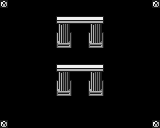

A level layout from a 2D game, rendered from its tile map. Below: a short description, then the map file with its tile-grid data intact:
An orthogonal 20x16 tile map with 8x8 px tiles, 3 tile layers (Background, Collision, Overlap).

<map version="1.0" orientation="orthogonal" renderorder="right-down" width="20" height="16" tilewidth="8" tileheight="8" nextobjectid="1">
 <tileset firstgid="1" name="char_sheet" tilewidth="8" tileheight="8" tilecount="1024" columns="32">
  <image source="../../char_sheet.png" width="256" height="256" />
 </tileset>
 <layer name="Background" width="20" height="16">
  <data encoding="csv">
63,0,0,0,0,0,0,0,0,0,0,0,0,0,0,0,0,0,0,63,
0,0,0,0,0,0,0,0,0,0,0,0,0,0,0,0,0,0,0,0,
0,0,0,0,0,0,0,0,0,0,0,0,0,0,0,0,0,0,0,0,
0,0,0,0,0,0,0,0,0,0,0,0,0,0,0,0,0,0,0,0,
0,0,0,0,0,0,0,0,0,0,0,0,0,0,0,0,0,0,0,0,
0,0,0,0,0,0,0,0,0,0,0,0,0,0,0,0,0,0,0,0,
0,0,0,0,0,0,0,0,0,0,0,0,0,0,0,0,0,0,0,0,
0,0,0,0,0,0,0,0,0,0,0,0,0,0,0,0,0,0,0,0,
0,0,0,0,0,0,0,0,0,0,0,0,0,0,0,0,0,0,0,0,
0,0,0,0,0,0,0,0,0,0,0,0,0,0,0,0,0,0,0,0,
0,0,0,0,0,0,0,0,0,0,0,0,0,0,0,0,0,0,0,0,
0,0,0,0,0,0,0,0,0,0,0,0,0,0,0,0,0,0,0,0,
0,0,0,0,0,0,0,0,0,0,0,0,0,0,0,0,0,0,0,0,
0,0,0,0,0,0,0,0,0,0,0,0,0,0,0,0,0,0,0,0,
0,0,0,0,0,0,0,0,0,0,0,0,0,0,0,0,0,0,0,0,
63,0,0,0,0,0,0,0,0,0,0,0,0,0,0,0,0,0,0,63
</data>
 </layer>
 <layer name="Collision" width="20" height="16">
  <data encoding="csv">
0,0,0,0,0,0,0,0,0,0,0,0,0,0,0,0,0,0,0,0,
0,0,0,0,0,0,0,0,0,0,0,0,0,0,0,0,0,0,0,0,
0,0,0,0,0,0,0,0,0,0,0,0,0,0,0,0,0,0,0,0,
0,0,0,0,0,0,0,0,0,0,0,0,0,0,0,0,0,0,0,0,
0,0,0,0,0,0,0,528,529,0,0,528,529,0,0,0,0,0,0,0,
0,0,0,0,0,0,0,560,561,0,0,560,561,0,0,0,0,0,0,0,
0,0,0,0,0,0,0,0,0,0,0,0,0,0,0,0,0,0,0,0,
0,0,0,0,0,0,0,0,0,0,0,0,0,0,0,0,0,0,0,0,
0,0,0,0,0,0,0,0,0,0,0,0,0,0,0,0,0,0,0,0,
0,0,0,0,0,0,0,0,0,0,0,0,0,0,0,0,0,0,0,0,
0,0,0,0,0,0,0,528,529,0,0,528,529,0,0,0,0,0,0,0,
0,0,0,0,0,0,0,560,561,0,0,560,561,0,0,0,0,0,0,0,
0,0,0,0,0,0,0,0,0,0,0,0,0,0,0,0,0,0,0,0,
0,0,0,0,0,0,0,0,0,0,0,0,0,0,0,0,0,0,0,0,
0,0,0,0,0,0,0,0,0,0,0,0,0,0,0,0,0,0,0,0,
0,0,0,0,0,0,0,0,0,0,0,0,0,0,0,0,0,0,0,0
</data>
 </layer>
 <layer name="Overlap" width="20" height="16">
  <data encoding="csv">
0,0,0,0,0,0,0,0,0,0,0,0,0,0,0,0,0,0,0,0,
0,0,0,0,0,0,0,0,0,0,0,0,0,0,0,0,0,0,0,0,
0,0,0,0,0,0,0,432,498,498,498,498,433,0,0,0,0,0,0,0,
0,0,0,0,0,0,0,496,497,0,0,496,497,0,0,0,0,0,0,0,
0,0,0,0,0,0,0,0,0,0,0,0,0,0,0,0,0,0,0,0,
0,0,0,0,0,0,0,0,0,0,0,0,0,0,0,0,0,0,0,0,
0,0,0,0,0,0,0,0,0,0,0,0,0,0,0,0,0,0,0,0,
0,0,0,0,0,0,0,0,0,0,0,0,0,0,0,0,0,0,0,0,
0,0,0,0,0,0,0,432,498,498,498,498,433,0,0,0,0,0,0,0,
0,0,0,0,0,0,0,496,497,0,0,496,497,0,0,0,0,0,0,0,
0,0,0,0,0,0,0,0,0,0,0,0,0,0,0,0,0,0,0,0,
0,0,0,0,0,0,0,0,0,0,0,0,0,0,0,0,0,0,0,0,
0,0,0,0,0,0,0,0,0,0,0,0,0,0,0,0,0,0,0,0,
0,0,0,0,0,0,0,0,0,0,0,0,0,0,0,0,0,0,0,0,
0,0,0,0,0,0,0,0,0,0,0,0,0,0,0,0,0,0,0,0,
0,0,0,0,0,0,0,0,0,0,0,0,0,0,0,0,0,0,0,0
</data>
 </layer>
</map>
